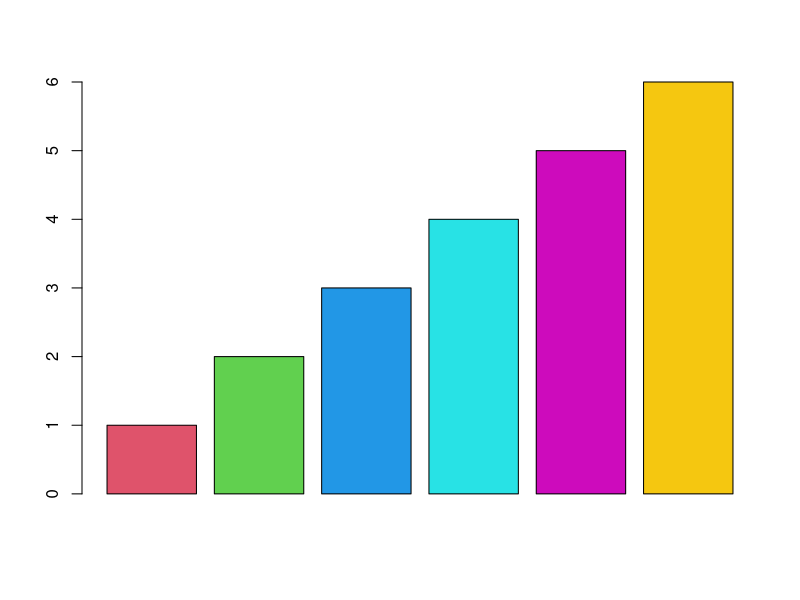

Generate this figure with R: (Note: this script raises an error after producing the figure.)
if( exists("win.metafile") ){
	win.metafile(filename = "image.wmf", width = 5, height = 5 )
	barplot( 1:6, col = 2:7)
	dev.off()
	
	doc = addSlide( doc, "Title and Content")
	doc =addImage(doc, "image.wmf", width = 5, height = 5 )
	doc = addSlide( doc, "Title and Content")
	doc =addImage(doc, "image.wmf", width = 8, height = 3 )
}
